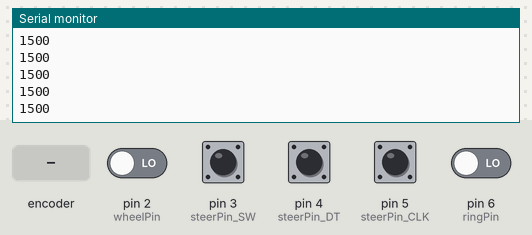
Simulated run of this sketch. Board: Arduino Uno, built with avr-gcc and run on an emulated ATmega328P. Shown: the last lines printed to the serial monitor. The test bench sets the inputs (shaded band); at power-on: pin 3 (steerPin_SW), pin 4 (steerPin_DT), pin 5 (steerPin_CLK) HIGH, pin 2 (wheelPin), pin 6 (ringPin) LOW.

Above: at 1.2 s.
1.3 s: rotary encoder on pin 5 (steerPin_CLK) / pin 4 (steerPin_DT) turned 1 step (first pin leading)
At 2.1 s:
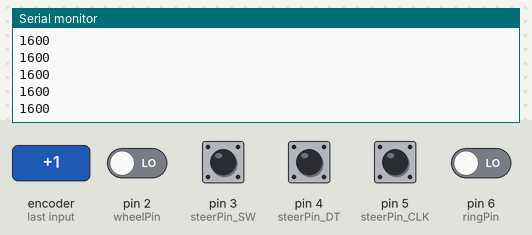
3.0 s: pin 2 (wheelPin) driven HIGH
4.5 s: pin 6 (ringPin) driven HIGH
At 5.0 s:
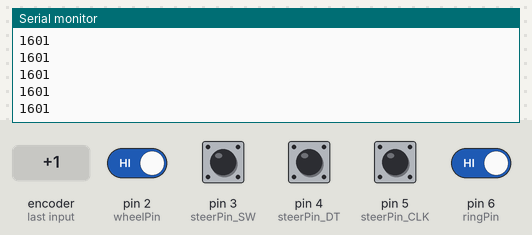
6.0 s: rotary encoder on pin 5 (steerPin_CLK) / pin 4 (steerPin_DT) turned 1 step (first pin leading)
At 6.6 s:
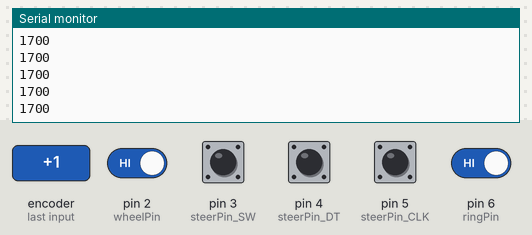
7.7 s: pin 3 (steerPin_SW) pulled LOW for 1 s
At 8.4 s:
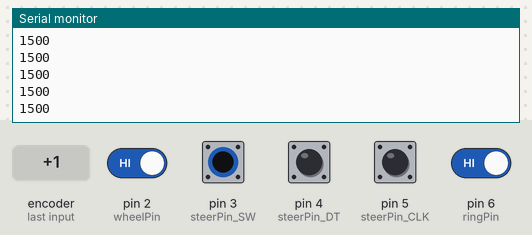
10.2 s: pin 2 (wheelPin) driven LOW
At 11.3 s:
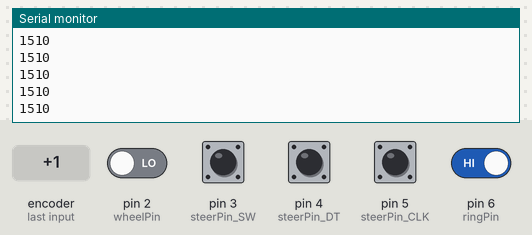
Timing chart, 0 to 12.7 s (numbered marks = the images above; inputs shaded):
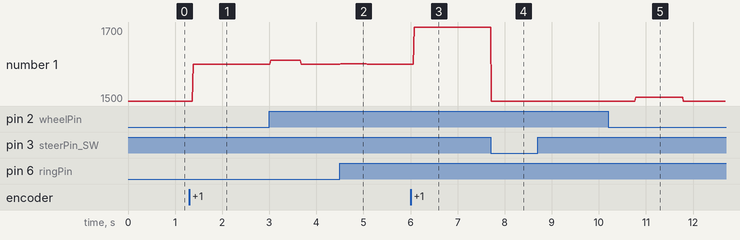

The sketch:

Fiets.ino
```cpp
// --------------------
  // Steer
  // --------------------
const int steerPin_CLK = 5;
const int steerPin_DT = 4;
int steerPosition = 0;
int steerPin_CLK_State;
int steerPin_CLK_OldState;

// --------------------
  // Steer Button
  // --------------------
const int steerPin_SW = 3;
unsigned long steerButtonPress = 0;

// --------------------
  // Wheel
  // --------------------
const int WHEEL_DIAMETER = 9; // please enter the wheel diameter in inches (or centimeters if USE_MPH is set to false)
const int RPM_SAMPLE_PERIOD = 1; // RPM is calculated based on the last 10 seconds of data
int previousMagValue = 0;
int previousRingState = 0;
const int wheelPin = 2; // Initialize a pin for the Hall Sensor.

// --------------------
// Ring
// --------------------
const int ringPin = 6;

void setup () {
  // --------------------
  // Steer
  // --------------------
  pinMode (steerPin_CLK, INPUT);
  pinMode (steerPin_DT, INPUT);

  // --------------------
  // Steer Button
  // --------------------
  pinMode (steerPin_SW, INPUT_PULLUP);

  // --------------------
  // Wheel
  // --------------------
  pinMode (wheelPin, INPUT); // Set the Hall Sensor pin as an input pin.

// --------------------
  // Ring
  // --------------------
  pinMode (ringPin, INPUT);

  Serial.begin(9600);
  steerPin_CLK_OldState = digitalRead(steerPin_CLK);
}

void loop () {
  // --------------------
  // Steer
  // --------------------
  steerPin_CLK_State = digitalRead(steerPin_CLK);

  if (steerPin_CLK_State != steerPin_CLK_OldState && steerPin_CLK_State == 1) {
    if (digitalRead(steerPin_DT) != steerPin_CLK_State) {
      steerPosition++;
    } else {
      steerPosition--;
    }

    if (steerPosition < -5) {
      steerPosition = -5;
    }
    if (steerPosition > 5) {
      steerPosition = 5;
    }
  }

  steerPin_CLK_OldState = steerPin_CLK_State;

  // --------------------
  // Steer Button
  // --------------------
  int steerButtonState = digitalRead(steerPin_SW);

  if (steerButtonState == LOW) {
    if (millis() - steerButtonPress > 50) {
      steerPosition = 0;
    }
    steerButtonPress = millis();
  }

  // --------------------
  // Wheel
  // --------------------
  //wheel();
  static bool firstTime = true; // The first datapoint is not used because previousMagValue has not been assigned a meaningful value
    int thisMagValue = 0;
    int wheelValue = 0;
    static int rpm = 0;
    static long mph = 0;
    static long kph = 0;
    static long cmpm = 0;
    static float magnetCount = 0.00; // represents how many times a magnet has been recorded
    static unsigned long timeOld = 0; // represents the amount of seconds since the last minute, goes to 0 after it hits user defined const RPM_SAMPLE_PERIOD

    //int previousMagValue = thisMagValue; // The value of the Hall Sensor right now
    thisMagValue = digitalRead(wheelPin);// The value of the Hall Sensor right now

    if(!firstTime) {

        if (previousMagValue != thisMagValue) {
            ++magnetCount;
            previousMagValue = thisMagValue;
        }

        //Serial.println(magnetCount);
        // Every RPM_SAMPLE_PERIOD seconds we reset the magnetData array to 0
        if(floor((millis() - timeOld) / 1000) == RPM_SAMPLE_PERIOD) {
            timeOld = millis();
            magnetCount = 0;
        }

        if (abs((((float)(millis() - timeOld) / 1000) / 60)) > 0.01) {
            rpm = (magnetCount/2) / (((float)(millis()-timeOld)/1000)/60);
        }
        delay(15);

        cmpm = ((WHEEL_DIAMETER * PI)* rpm); // 1666.67 is the conversion factor between cm/minute and km/hour
        kph = cmpm / 1666.67;
        wheelValue = (cmpm / 1666.67) * 2;

        if (kph > 9) {
          kph = 9;
        }
    }

    firstTime = false;
  int steerValue = steerPosition + 15;

  // --------------------
  // Ring
  // --------------------
  int currentRingState = 0;
  int ringValue = 0;

  currentRingState = digitalRead(ringPin);

  if (previousRingState != currentRingState) {
    ringValue = 1;
    if(floor((millis() - timeOld) / 1000) == RPM_SAMPLE_PERIOD) {
      previousRingState = currentRingState;
      ringValue = 0;
    }
  }

  Serial.print(steerValue);
  Serial.print(wheelValue);
  Serial.println(ringValue);

  delay(2);
}
```

Measured:
- after the input at 1.3 s, the serial monitor: prints a new line after 0.08 s (image 1)
- after the input at 4.5 s, the serial monitor: prints a new line at once (image 2)
- after the input at 6.0 s, the serial monitor: prints a new line after 0.07 s (image 3)
- after the input at 7.7 s, the serial monitor: prints a new line at once (image 4)
- after the input at 10.2 s, the serial monitor: prints a new line after 0.58 s (image 5)
- plotted number 1: 1500 → 1600 after the input at 1.3 s, 1600 → 1700 after the input at 6.0 s, 1700 → 1500 after the input at 7.7 s
